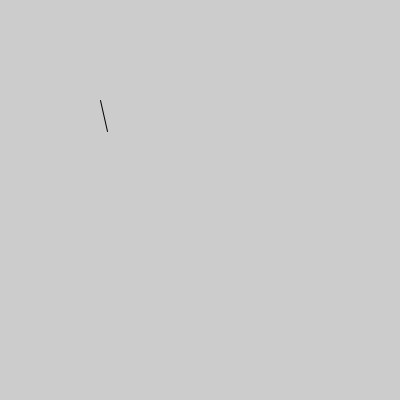
Frame 1 (no input)
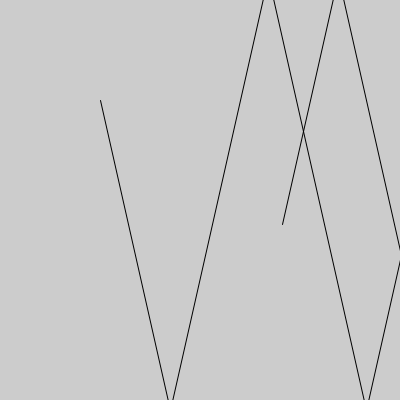
Frame 60 (the mouse pressed at the canvas centre just before this capture)
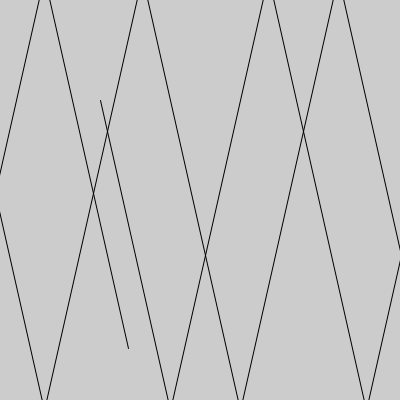
Frame 120 (the mouse held since frame 60 and released just before this capture)

The Processing sketch that drew these frames (run headless with seeded random() and noise(); from frame 60 on, the mouse is pressed at the canvas centre):

// Processing sketch: bounce
// ── bounce.pde
    float positionX = 100;
    float positionY = 100;
    float velocityX = 7;
    float velocityY = 31;
    
    void setup() {
      size(400, 400);
    }
    
    void draw() {
      line(positionX, positionY, positionX + velocityX, positionY + velocityY);
      positionX += velocityX;
      positionY += velocityY;
      
      if (positionX < 0) {
        velocityX = abs(velocityX);
      }
      
      if (positionX > width) {
        velocityX = -abs(velocityX);
      }
      
      if (positionY < 0) {
        velocityY = abs(velocityY);
      }
      
      if (positionY > height) {
        velocityY = -abs(velocityY);
      }
      
    }
    
    
